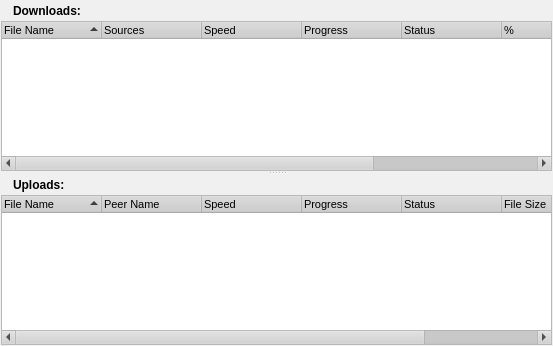
<ui version="4.0" >
 <class>TransfersDialog</class>
 <widget class="QWidget" name="TransfersDialog" >
  <property name="geometry" >
   <rect>
    <x>0</x>
    <y>0</y>
    <width>553</width>
    <height>346</height>
   </rect>
  </property>
  <property name="sizePolicy" >
   <sizepolicy>
    <hsizetype>7</hsizetype>
    <vsizetype>7</vsizetype>
    <horstretch>0</horstretch>
    <verstretch>0</verstretch>
   </sizepolicy>
  </property>
  <property name="palette" >
   <palette>
    <active>
     <colorrole role="WindowText" >
      <brush brushstyle="SolidPattern" >
       <color alpha="255" >
        <red>0</red>
        <green>0</green>
        <blue>0</blue>
       </color>
      </brush>
     </colorrole>
     <colorrole role="Button" >
      <brush brushstyle="SolidPattern" >
       <color alpha="255" >
        <red>208</red>
        <green>208</green>
        <blue>208</blue>
       </color>
      </brush>
     </colorrole>
     <colorrole role="Light" >
      <brush brushstyle="SolidPattern" >
       <color alpha="255" >
        <red>255</red>
        <green>255</green>
        <blue>255</blue>
       </color>
      </brush>
     </colorrole>
     <colorrole role="Midlight" >
      <brush brushstyle="SolidPattern" >
       <color alpha="255" >
        <red>247</red>
        <green>247</green>
        <blue>247</blue>
       </color>
      </brush>
     </colorrole>
     <colorrole role="Dark" >
      <brush brushstyle="SolidPattern" >
       <color alpha="255" >
        <red>104</red>
        <green>104</green>
        <blue>104</blue>
       </color>
      </brush>
     </colorrole>
     <colorrole role="Mid" >
      <brush brushstyle="SolidPattern" >
       <color alpha="255" >
        <red>139</red>
        <green>139</green>
        <blue>139</blue>
       </color>
      </brush>
     </colorrole>
     <colorrole role="Text" >
      <brush brushstyle="SolidPattern" >
       <color alpha="255" >
        <red>0</red>
        <green>0</green>
        <blue>0</blue>
       </color>
      </brush>
     </colorrole>
     <colorrole role="BrightText" >
      <brush brushstyle="SolidPattern" >
       <color alpha="255" >
        <red>255</red>
        <green>255</green>
        <blue>255</blue>
       </color>
      </brush>
     </colorrole>
     <colorrole role="ButtonText" >
      <brush brushstyle="SolidPattern" >
       <color alpha="255" >
        <red>0</red>
        <green>0</green>
        <blue>0</blue>
       </color>
      </brush>
     </colorrole>
     <colorrole role="Base" >
      <brush brushstyle="SolidPattern" >
       <color alpha="255" >
        <red>255</red>
        <green>255</green>
        <blue>255</blue>
       </color>
      </brush>
     </colorrole>
     <colorrole role="Window" >
      <brush brushstyle="SolidPattern" >
       <color alpha="255" >
        <red>240</red>
        <green>240</green>
        <blue>240</blue>
       </color>
      </brush>
     </colorrole>
     <colorrole role="Shadow" >
      <brush brushstyle="SolidPattern" >
       <color alpha="255" >
        <red>0</red>
        <green>0</green>
        <blue>0</blue>
       </color>
      </brush>
     </colorrole>
     <colorrole role="Highlight" >
      <brush brushstyle="SolidPattern" >
       <color alpha="255" >
        <red>0</red>
        <green>0</green>
        <blue>128</blue>
       </color>
      </brush>
     </colorrole>
     <colorrole role="HighlightedText" >
      <brush brushstyle="SolidPattern" >
       <color alpha="255" >
        <red>255</red>
        <green>255</green>
        <blue>255</blue>
       </color>
      </brush>
     </colorrole>
     <colorrole role="Link" >
      <brush brushstyle="SolidPattern" >
       <color alpha="255" >
        <red>0</red>
        <green>0</green>
        <blue>255</blue>
       </color>
      </brush>
     </colorrole>
     <colorrole role="LinkVisited" >
      <brush brushstyle="SolidPattern" >
       <color alpha="255" >
        <red>255</red>
        <green>0</green>
        <blue>255</blue>
       </color>
      </brush>
     </colorrole>
     <colorrole role="AlternateBase" >
      <brush brushstyle="SolidPattern" >
       <color alpha="255" >
        <red>231</red>
        <green>231</green>
        <blue>231</blue>
       </color>
      </brush>
     </colorrole>
    </active>
    <inactive>
     <colorrole role="WindowText" >
      <brush brushstyle="SolidPattern" >
       <color alpha="255" >
        <red>0</red>
        <green>0</green>
        <blue>0</blue>
       </color>
      </brush>
     </colorrole>
     <colorrole role="Button" >
      <brush brushstyle="SolidPattern" >
       <color alpha="255" >
        <red>208</red>
        <green>208</green>
        <blue>208</blue>
       </color>
      </brush>
     </colorrole>
     <colorrole role="Light" >
      <brush brushstyle="SolidPattern" >
       <color alpha="255" >
        <red>255</red>
        <green>255</green>
        <blue>255</blue>
       </color>
      </brush>
     </colorrole>
     <colorrole role="Midlight" >
      <brush brushstyle="SolidPattern" >
       <color alpha="255" >
        <red>247</red>
        <green>247</green>
        <blue>247</blue>
       </color>
      </brush>
     </colorrole>
     <colorrole role="Dark" >
      <brush brushstyle="SolidPattern" >
       <color alpha="255" >
        <red>104</red>
        <green>104</green>
        <blue>104</blue>
       </color>
      </brush>
     </colorrole>
     <colorrole role="Mid" >
      <brush brushstyle="SolidPattern" >
       <color alpha="255" >
        <red>139</red>
        <green>139</green>
        <blue>139</blue>
       </color>
      </brush>
     </colorrole>
     <colorrole role="Text" >
      <brush brushstyle="SolidPattern" >
       <color alpha="255" >
        <red>0</red>
        <green>0</green>
        <blue>0</blue>
       </color>
      </brush>
     </colorrole>
     <colorrole role="BrightText" >
      <brush brushstyle="SolidPattern" >
       <color alpha="255" >
        <red>255</red>
        <green>255</green>
        <blue>255</blue>
       </color>
      </brush>
     </colorrole>
     <colorrole role="ButtonText" >
      <brush brushstyle="SolidPattern" >
       <color alpha="255" >
        <red>0</red>
        <green>0</green>
        <blue>0</blue>
       </color>
      </brush>
     </colorrole>
     <colorrole role="Base" >
      <brush brushstyle="SolidPattern" >
       <color alpha="255" >
        <red>255</red>
        <green>255</green>
        <blue>255</blue>
       </color>
      </brush>
     </colorrole>
     <colorrole role="Window" >
      <brush brushstyle="SolidPattern" >
       <color alpha="255" >
        <red>240</red>
        <green>240</green>
        <blue>240</blue>
       </color>
      </brush>
     </colorrole>
     <colorrole role="Shadow" >
      <brush brushstyle="SolidPattern" >
       <color alpha="255" >
        <red>0</red>
        <green>0</green>
        <blue>0</blue>
       </color>
      </brush>
     </colorrole>
     <colorrole role="Highlight" >
      <brush brushstyle="SolidPattern" >
       <color alpha="255" >
        <red>192</red>
        <green>192</green>
        <blue>192</blue>
       </color>
      </brush>
     </colorrole>
     <colorrole role="HighlightedText" >
      <brush brushstyle="SolidPattern" >
       <color alpha="255" >
        <red>0</red>
        <green>0</green>
        <blue>0</blue>
       </color>
      </brush>
     </colorrole>
     <colorrole role="Link" >
      <brush brushstyle="SolidPattern" >
       <color alpha="255" >
        <red>0</red>
        <green>0</green>
        <blue>255</blue>
       </color>
      </brush>
     </colorrole>
     <colorrole role="LinkVisited" >
      <brush brushstyle="SolidPattern" >
       <color alpha="255" >
        <red>255</red>
        <green>0</green>
        <blue>255</blue>
       </color>
      </brush>
     </colorrole>
     <colorrole role="AlternateBase" >
      <brush brushstyle="SolidPattern" >
       <color alpha="255" >
        <red>231</red>
        <green>231</green>
        <blue>231</blue>
       </color>
      </brush>
     </colorrole>
    </inactive>
    <disabled>
     <colorrole role="WindowText" >
      <brush brushstyle="SolidPattern" >
       <color alpha="255" >
        <red>104</red>
        <green>104</green>
        <blue>104</blue>
       </color>
      </brush>
     </colorrole>
     <colorrole role="Button" >
      <brush brushstyle="SolidPattern" >
       <color alpha="255" >
        <red>208</red>
        <green>208</green>
        <blue>208</blue>
       </color>
      </brush>
     </colorrole>
     <colorrole role="Light" >
      <brush brushstyle="SolidPattern" >
       <color alpha="255" >
        <red>255</red>
        <green>255</green>
        <blue>255</blue>
       </color>
      </brush>
     </colorrole>
     <colorrole role="Midlight" >
      <brush brushstyle="SolidPattern" >
       <color alpha="255" >
        <red>247</red>
        <green>247</green>
        <blue>247</blue>
       </color>
      </brush>
     </colorrole>
     <colorrole role="Dark" >
      <brush brushstyle="SolidPattern" >
       <color alpha="255" >
        <red>104</red>
        <green>104</green>
        <blue>104</blue>
       </color>
      </brush>
     </colorrole>
     <colorrole role="Mid" >
      <brush brushstyle="SolidPattern" >
       <color alpha="255" >
        <red>139</red>
        <green>139</green>
        <blue>139</blue>
       </color>
      </brush>
     </colorrole>
     <colorrole role="Text" >
      <brush brushstyle="SolidPattern" >
       <color alpha="255" >
        <red>104</red>
        <green>104</green>
        <blue>104</blue>
       </color>
      </brush>
     </colorrole>
     <colorrole role="BrightText" >
      <brush brushstyle="SolidPattern" >
       <color alpha="255" >
        <red>255</red>
        <green>255</green>
        <blue>255</blue>
       </color>
      </brush>
     </colorrole>
     <colorrole role="ButtonText" >
      <brush brushstyle="SolidPattern" >
       <color alpha="255" >
        <red>104</red>
        <green>104</green>
        <blue>104</blue>
       </color>
      </brush>
     </colorrole>
     <colorrole role="Base" >
      <brush brushstyle="SolidPattern" >
       <color alpha="255" >
        <red>240</red>
        <green>240</green>
        <blue>240</blue>
       </color>
      </brush>
     </colorrole>
     <colorrole role="Window" >
      <brush brushstyle="SolidPattern" >
       <color alpha="255" >
        <red>240</red>
        <green>240</green>
        <blue>240</blue>
       </color>
      </brush>
     </colorrole>
     <colorrole role="Shadow" >
      <brush brushstyle="SolidPattern" >
       <color alpha="255" >
        <red>0</red>
        <green>0</green>
        <blue>0</blue>
       </color>
      </brush>
     </colorrole>
     <colorrole role="Highlight" >
      <brush brushstyle="SolidPattern" >
       <color alpha="255" >
        <red>0</red>
        <green>0</green>
        <blue>128</blue>
       </color>
      </brush>
     </colorrole>
     <colorrole role="HighlightedText" >
      <brush brushstyle="SolidPattern" >
       <color alpha="255" >
        <red>255</red>
        <green>255</green>
        <blue>255</blue>
       </color>
      </brush>
     </colorrole>
     <colorrole role="Link" >
      <brush brushstyle="SolidPattern" >
       <color alpha="255" >
        <red>0</red>
        <green>0</green>
        <blue>255</blue>
       </color>
      </brush>
     </colorrole>
     <colorrole role="LinkVisited" >
      <brush brushstyle="SolidPattern" >
       <color alpha="255" >
        <red>255</red>
        <green>0</green>
        <blue>255</blue>
       </color>
      </brush>
     </colorrole>
     <colorrole role="AlternateBase" >
      <brush brushstyle="SolidPattern" >
       <color alpha="255" >
        <red>231</red>
        <green>231</green>
        <blue>231</blue>
       </color>
      </brush>
     </colorrole>
    </disabled>
   </palette>
  </property>
  <property name="font" >
   <font>
    <family>Arial</family>
    <pointsize>8</pointsize>
    <weight>50</weight>
    <italic>false</italic>
    <bold>false</bold>
    <underline>false</underline>
    <strikeout>false</strikeout>
   </font>
  </property>
  <property name="mouseTracking" >
   <bool>true</bool>
  </property>
  <property name="contextMenuPolicy" >
   <enum>Qt::PreventContextMenu</enum>
  </property>
  <layout class="QGridLayout" >
   <property name="margin" >
    <number>1</number>
   </property>
   <property name="spacing" >
    <number>1</number>
   </property>
   <item row="0" column="0" >
    <widget class="QSplitter" name="splitter" >
     <property name="orientation" >
      <enum>Qt::Vertical</enum>
     </property>
     <widget class="QWidget" name="layoutWidget" >
      <layout class="QGridLayout" >
       <property name="margin" >
        <number>0</number>
       </property>
       <property name="spacing" >
        <number>0</number>
       </property>
       <item row="0" column="1" >
        <spacer>
         <property name="orientation" >
          <enum>Qt::Horizontal</enum>
         </property>
         <property name="sizeHint" >
          <size>
           <width>40</width>
           <height>20</height>
          </size>
         </property>
        </spacer>
       </item>
       <item row="0" column="0" >
        <layout class="QGridLayout" >
         <property name="margin" >
          <number>0</number>
         </property>
         <property name="spacing" >
          <number>6</number>
         </property>
         <item row="0" column="0" >
          <widget class="QLabel" name="label_3" >
           <property name="text" >
            <string/>
           </property>
           <property name="pixmap" >
            <pixmap resource="images.qrc" >:/images/down.png</pixmap>
           </property>
          </widget>
         </item>
         <item row="0" column="1" >
          <widget class="QLabel" name="label_2" >
           <property name="text" >
            <string>&lt;html>&lt;head>&lt;meta name="qrichtext" content="1" />&lt;style type="text/css">
p, li { white-space: pre-wrap; }
&lt;/style>&lt;/head>&lt;body style=" font-family:'Arial'; font-size:8pt; font-weight:400; font-style:normal; text-decoration:none;">
&lt;p style=" margin-top:0px; margin-bottom:0px; margin-left:0px; margin-right:0px; -qt-block-indent:0; text-indent:0px;">&lt;span style=" font-size:9pt; font-weight:600;">Downloads:&lt;/span>&lt;/p>&lt;/body>&lt;/html></string>
           </property>
          </widget>
         </item>
        </layout>
       </item>
       <item row="1" column="0" colspan="2" >
        <widget class="QTreeWidget" name="downtreeWidget" >
         <property name="mouseTracking" >
          <bool>true</bool>
         </property>
         <property name="contextMenuPolicy" >
          <enum>Qt::CustomContextMenu</enum>
         </property>
         <property name="acceptDrops" >
          <bool>false</bool>
         </property>
         <property name="lineWidth" >
          <number>0</number>
         </property>
         <property name="editTriggers" >
          <set>QAbstractItemView::DoubleClicked|QAbstractItemView::EditKeyPressed|QAbstractItemView::NoEditTriggers|QAbstractItemView::SelectedClicked</set>
         </property>
         <property name="tabKeyNavigation" >
          <bool>false</bool>
         </property>
         <property name="showDropIndicator" stdset="0" >
          <bool>false</bool>
         </property>
         <property name="dragEnabled" >
          <bool>false</bool>
         </property>
         <property name="dragDropMode" >
          <enum>QAbstractItemView::DragDrop</enum>
         </property>
         <property name="alternatingRowColors" >
          <bool>false</bool>
         </property>
         <property name="rootIsDecorated" >
          <bool>false</bool>
         </property>
         <property name="sortingEnabled" >
          <bool>true</bool>
         </property>
         <property name="allColumnsShowFocus" >
          <bool>false</bool>
         </property>
         <column>
          <property name="text" >
           <string>File Name</string>
          </property>
         </column>
         <column>
          <property name="text" >
           <string>Sources</string>
          </property>
         </column>
         <column>
          <property name="text" >
           <string>Speed</string>
          </property>
         </column>
         <column>
          <property name="text" >
           <string>Progress</string>
          </property>
         </column>
         <column>
          <property name="text" >
           <string>Status</string>
          </property>
         </column>
         <column>
          <property name="text" >
           <string>%</string>
          </property>
         </column>
         <column>
          <property name="text" >
           <string>File Size</string>
          </property>
         </column>
         <column>
          <property name="text" >
           <string>Completed</string>
          </property>
         </column>
        </widget>
       </item>
      </layout>
     </widget>
     <widget class="QWidget" name="layoutWidget" >
      <layout class="QGridLayout" >
       <property name="margin" >
        <number>0</number>
       </property>
       <property name="spacing" >
        <number>0</number>
       </property>
       <item row="1" column="0" colspan="2" >
        <widget class="QTreeWidget" name="uptreeWidget" >
         <property name="sortingEnabled" >
          <bool>true</bool>
         </property>
         <column>
          <property name="text" >
           <string>File Name</string>
          </property>
         </column>
         <column>
          <property name="text" >
           <string>Peer Name</string>
          </property>
         </column>
         <column>
          <property name="text" >
           <string>Speed</string>
          </property>
         </column>
         <column>
          <property name="text" >
           <string>Progress</string>
          </property>
         </column>
         <column>
          <property name="text" >
           <string>Status</string>
          </property>
         </column>
         <column>
          <property name="text" >
           <string>File Size</string>
          </property>
         </column>
         <column>
          <property name="text" >
           <string>Completed</string>
          </property>
         </column>
        </widget>
       </item>
       <item row="0" column="1" >
        <spacer>
         <property name="orientation" >
          <enum>Qt::Horizontal</enum>
         </property>
         <property name="sizeHint" >
          <size>
           <width>40</width>
           <height>20</height>
          </size>
         </property>
        </spacer>
       </item>
       <item row="0" column="0" >
        <layout class="QGridLayout" >
         <property name="margin" >
          <number>0</number>
         </property>
         <property name="spacing" >
          <number>6</number>
         </property>
         <item row="0" column="0" >
          <widget class="QLabel" name="label_4" >
           <property name="text" >
            <string/>
           </property>
           <property name="pixmap" >
            <pixmap resource="images.qrc" >:/images/up.png</pixmap>
           </property>
          </widget>
         </item>
         <item row="0" column="1" >
          <widget class="QLabel" name="label" >
           <property name="text" >
            <string>&lt;html>&lt;head>&lt;meta name="qrichtext" content="1" />&lt;style type="text/css">
p, li { white-space: pre-wrap; }
&lt;/style>&lt;/head>&lt;body style=" font-family:'Arial'; font-size:8pt; font-weight:400; font-style:normal; text-decoration:none;">
&lt;p style=" margin-top:0px; margin-bottom:0px; margin-left:0px; margin-right:0px; -qt-block-indent:0; text-indent:0px;">&lt;span style=" font-size:9pt; font-weight:600;">Uploads:&lt;/span>&lt;/p>&lt;/body>&lt;/html></string>
           </property>
          </widget>
         </item>
        </layout>
       </item>
      </layout>
     </widget>
    </widget>
   </item>
  </layout>
 </widget>
 <resources>
  <include location="images.qrc" />
 </resources>
 <connections/>
</ui>
